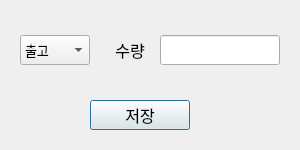
<?xml version="1.0" encoding="UTF-8"?>
<ui version="4.0">
 <class>Dialog</class>
 <widget class="QDialog" name="Dialog">
  <property name="geometry">
   <rect>
    <x>0</x>
    <y>0</y>
    <width>300</width>
    <height>150</height>
   </rect>
  </property>
  <property name="windowTitle">
   <string>Dialog</string>
  </property>
  <widget class="QLineEdit" name="QLine_quantity">
   <property name="geometry">
    <rect>
     <x>160</x>
     <y>35</y>
     <width>120</width>
     <height>30</height>
    </rect>
   </property>
   <property name="font">
    <font>
     <family>나눔고딕</family>
     <pointsize>12</pointsize>
    </font>
   </property>
   <property name="text">
    <string/>
   </property>
  </widget>
  <widget class="QComboBox" name="QCombo_type">
   <property name="geometry">
    <rect>
     <x>20</x>
     <y>35</y>
     <width>70</width>
     <height>30</height>
    </rect>
   </property>
   <property name="font">
    <font>
     <family>나눔고딕</family>
     <pointsize>10</pointsize>
    </font>
   </property>
   <item>
    <property name="text">
     <string>출고</string>
    </property>
   </item>
   <item>
    <property name="text">
     <string>입고</string>
    </property>
   </item>
  </widget>
  <widget class="QLabel" name="label">
   <property name="geometry">
    <rect>
     <x>105</x>
     <y>35</y>
     <width>50</width>
     <height>30</height>
    </rect>
   </property>
   <property name="font">
    <font>
     <family>나눔고딕</family>
     <pointsize>12</pointsize>
    </font>
   </property>
   <property name="text">
    <string>수량</string>
   </property>
   <property name="alignment">
    <set>Qt::AlignCenter</set>
   </property>
  </widget>
  <widget class="QPushButton" name="QBtn_save">
   <property name="geometry">
    <rect>
     <x>90</x>
     <y>100</y>
     <width>100</width>
     <height>30</height>
    </rect>
   </property>
   <property name="font">
    <font>
     <family>나눔고딕</family>
     <pointsize>12</pointsize>
    </font>
   </property>
   <property name="text">
    <string>저장</string>
   </property>
   <property name="default">
    <bool>true</bool>
   </property>
  </widget>
 </widget>
 <resources/>
 <connections/>
</ui>
